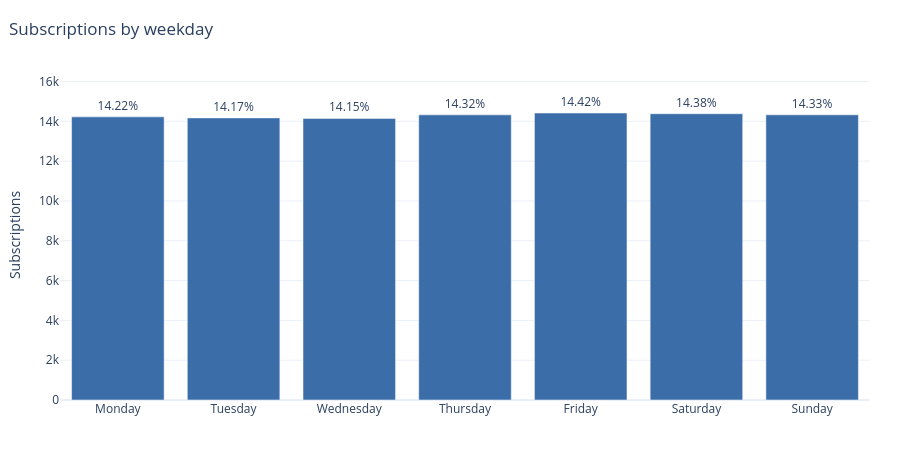

Here is the notebook cell this chart was saved with:
### Markdown cell above
#### **Subscriptions by weekday**

### Code cell
weekday = date.dt.day_name().value_counts().reindex(WEEKDAYS)
shares = pct(weekday)

fig = go.Figure(
    go.Bar(
        x=weekday.index,
        y=weekday.values,
        marker_color=COLOR,
        text=shares.map("{:.2f}%".format),
        textposition="outside",
    )
)
fig.update_yaxes(title="Subscriptions", range=[0, weekday.max() * 1.15])

note = (
    f"An even split across 7 days would give {100 / 7:.2f}% per day. The actual shares range from "
    f"{shares.min():.2f}% ({shares.idxmin()}) to {shares.max():.2f}% ({shares.idxmax()}), "
    "so weekends and weekdays get essentially the same volume of sign-ups."
)
show(styled(fig, "Subscriptions by weekday"), note)

### Figure 1 — Plotly figure (JSON) as saved in the notebook; plotly's stock layout.template omitted (floating-point values rounded to 4 significant figures)
{"data": [{"marker": {"color": "#3b6ea8"}, "text": ["14.22%", "14.17%", "14.15%", "14.32%", "14.42%", "14.38%", "14.33%"], "textposition": "outside", "type": "bar", "x": ["Monday", "Tuesday", "Wednesday", "Thursday", "Friday", "Saturday", "Sunday"], "y": [14225, 14174, 14147, 14325, 14417, 14383, 14329]}], "layout": {"height": 450, "margin": {"b": 50, "l": 60, "r": 30, "t": 70}, "title": {"text": "Subscriptions by weekday", "x": 0.01}, "yaxis": {"range": [0, 16580.0], "title": {"text": "Subscriptions"}}}}
